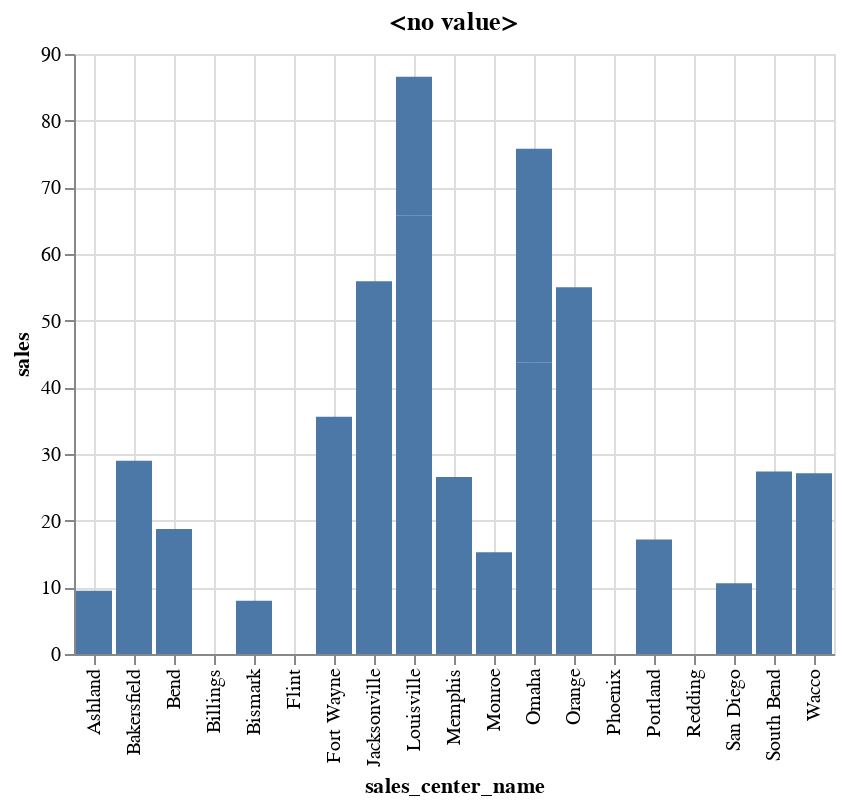

The cell this chart's notebook holds for it:
### Markdown cell above
<hr style='height:1px;border:none;background-color:#00233C;'>

<p style='font-size:18px;font-family:Arial;color:#00233c;'><b>A simple bar chart can be generated by specifying the columns to use for the x and y axes</b></p>

### Code cell
%chart sales_center_name, sales

### Figure 1 — Vega-Lite specification as saved in the notebook (floating-point values rounded to 4 significant figures)
{"$schema": "https://vega.github.io/schema/vega-lite/v3.json", "data": {"format": {"type": "csv"}, "values": "\"SALES\",\"Sales_Center_ID\",\"Sales_Center_Name\"\n\".00\",\"1111\",\"Phoenix\"\n\".00\",\"1111\",\"Phoenix\"\n\".00\",\"2222\",\"Bend\"\n\"18.75\",\"2222\",\"Bend\"\n\"43.78\",\"3333\",\"Omaha\"\n\"32.00\",\"3333\",\"Omaha\"\n\"65.73\",\"4444\",\"Louisville\"\n\"20.85\",\"4444\",\"Louisville\"\n\".00\",\"5555\",\"Bismark\"\n\"7.97\",\"5555\",\"Bismark\"\n\"7.79\",\"6666\",\"Memphis\"\n\"18.75\",\"6666\",\"Memphis\"\n\"15.25\",\"7777\",\"Monroe\"\n\".00\",\"7777\",\"Monroe\"\n\".00\",\"8888\",\"San Diego\"\n\"10.60\",\"8888\",\"San Diego\"\n\".00\",\"9999\",\"Redding\"\n\".00\",\"9999\",\"Redding\"\n\"19.36\",\"1112\",\"South Bend\"\n\"8.00\",\"1112\",\"South Bend\"\n\"16.50\",\"1113\",\"Jacksonville\"\n\"39.42\",\"1113\",\"Jacksonville\"\n\"35.58\",\"1114\",\"Fort Wayne\"\n\".00\",\"1115\",\"Billings\"\n\"17.18\",\"1116\",\"Portland\"\n\"9.50\",\"1117\",\"Ashland\"\n\"27.10\",\"1118\",\"Wacco\"\n\".00\",\"1119\",\"Flint\"\n\"29.00\",\"2111\",\"Bakersfield\"\n\"55.00\",\"3111\",\"Orange\"\n"}, "encoding": {"x": {"axis": {"grid": true, "title": "sales_center_name"}, "field": "Sales_Center_Name", "type": "nominal"}, "y": {"axis": {"grid": true, "title": "sales"}, "field": "SALES", "type": "quantitative"}}, "mark": {"color": "#4C78A8", "type": "bar"}, "title": "<no value>"}
